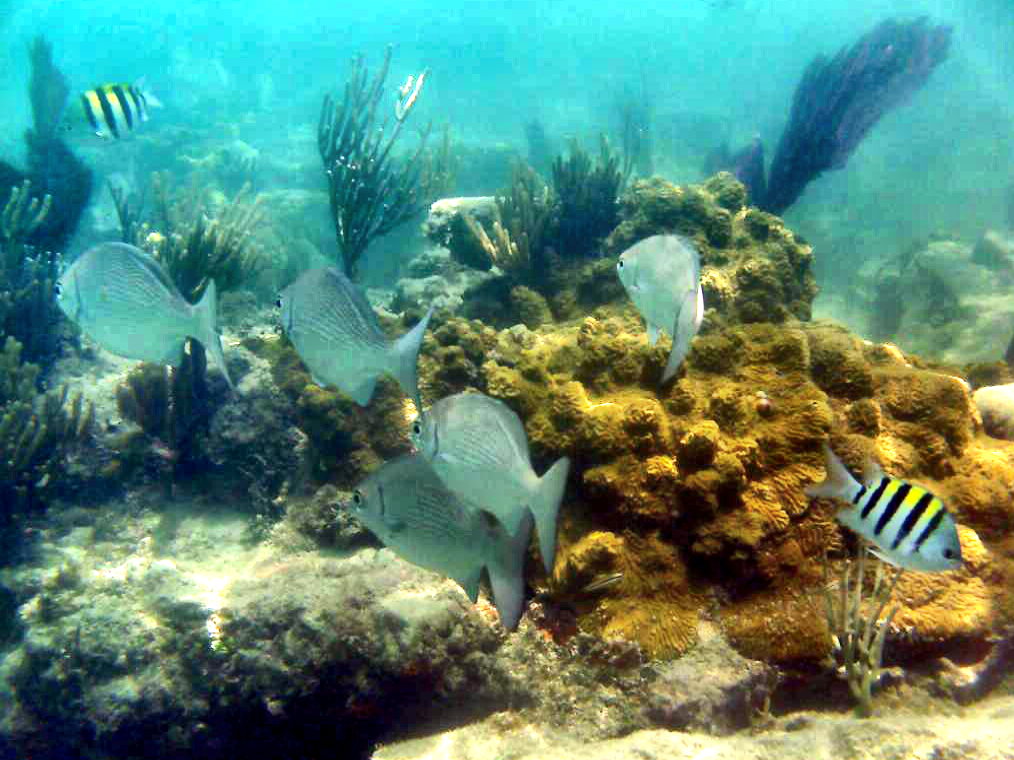
#> input picture Second semester/digital image processing/HW1_DIP_w2023/imgs/org.png, 2027 x 1520 px, found by its file name (shown at 1/2 size)
$ jupyter execute --allow-errors tests.ipynb
#> lines starting #> are read from the running program, lines starting #| are printed output that depends on the picture
[cell 1]
import cv2
import glob
import matplotlib.pyplot as plt
import numpy as np

[cell 2]
# [29 lines of commented-out code are left out]

def match_histograms(src, ref):
    src_lookup = src.reshape(-1)
    src_counts = np.bincount(src_lookup)
    tmpl_counts = np.bincount(ref.reshape(-1))

    # omit values where the count was 0
    tmpl_values = np.nonzero(tmpl_counts)[0]
    tmpl_counts = tmpl_counts[tmpl_values]

    src_cdf = np.cumsum(src_counts) / src.size

    ref_cdf = np.cumsum(tmpl_counts) / ref.size

    interp_a_values = np.interp(src_cdf, ref_cdf, np.arange(256))
    return interp_a_values[src.ravel()].reshape(src.shape).astype(np.uint8)

[cell 3]
files = ['org.png', 'noisy_1.jpg', 'noisy_2.jpg', 'noisy_3.jpg']
images = [cv2.resize(cv2.cvtColor(cv2.imread(file), cv2.COLOR_BGR2GRAY), (512, 512), interpolation = cv2.INTER_AREA)\
           for file in files]
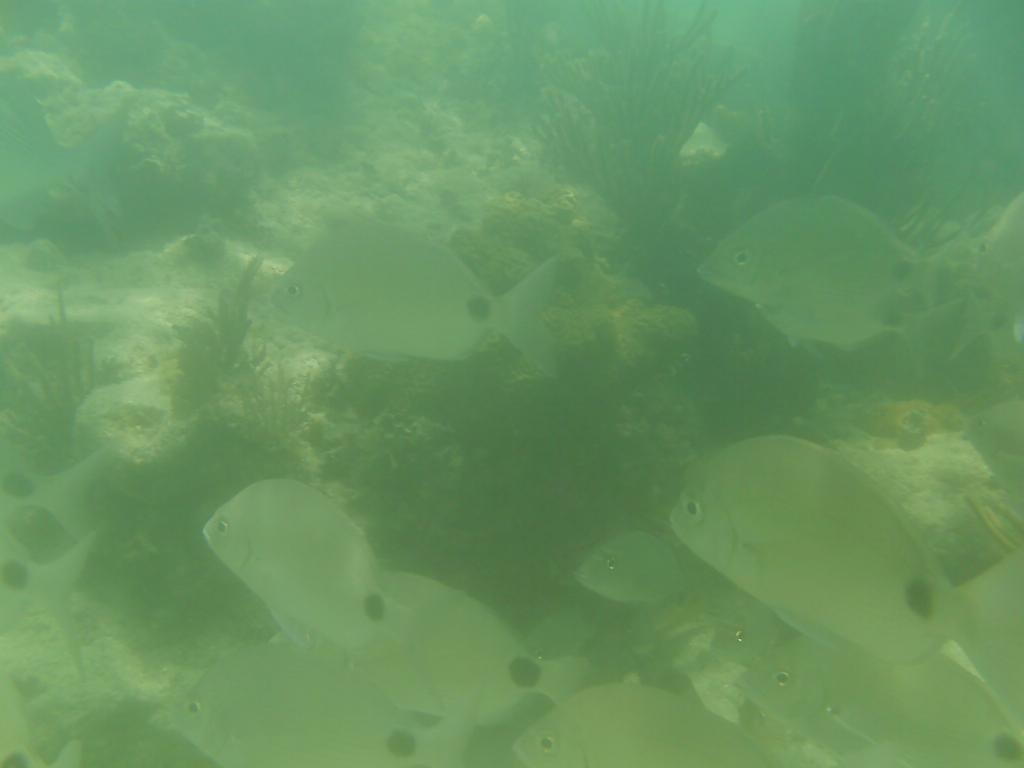
#> input picture Second semester/digital image processing/HW1_DIP_w2023/imgs/noisy_1.jpg, 1024 x 768 px, found by its file name
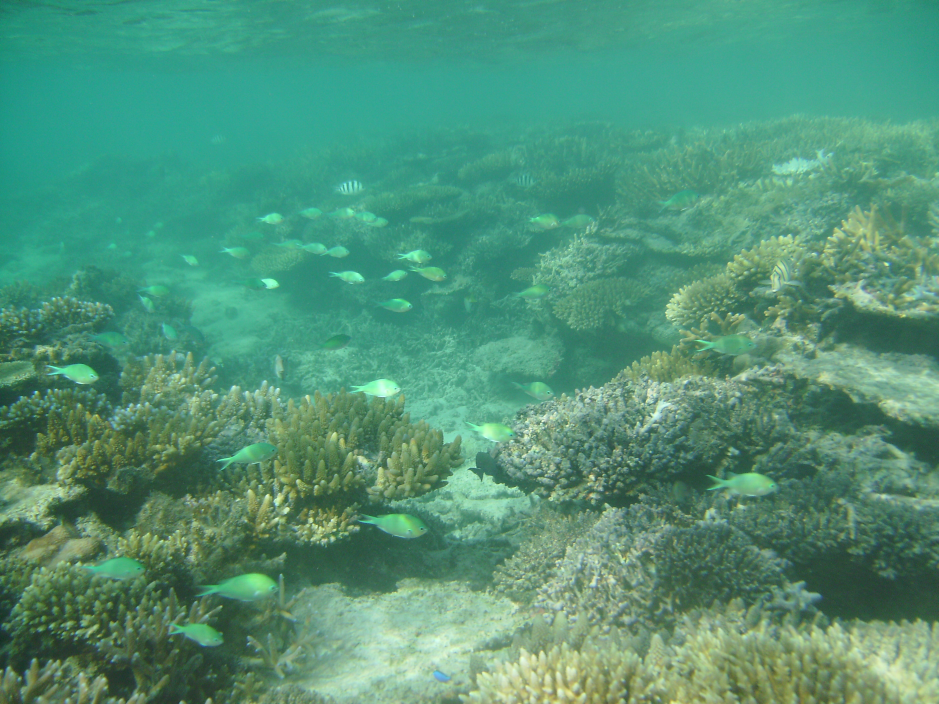
#> input picture Second semester/digital image processing/HW1_DIP_w2023/imgs/noisy_2.jpg, 2816 x 2112 px, found by its file name (shown at 1/3 size)
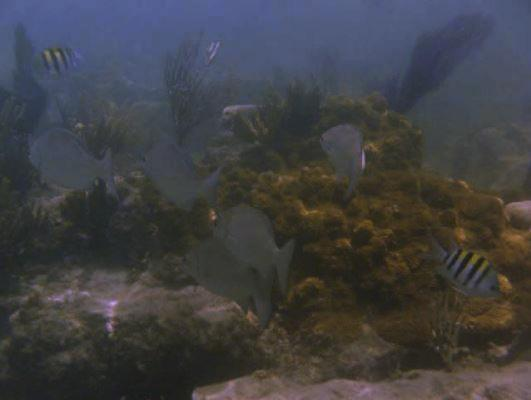
#> input picture Second semester/digital image processing/HW1_DIP_w2023/imgs/noisy_3.jpg, 531 x 400 px, found by its file name
#> images = 4 items

fig, axs = plt.subplots(2, 3, figsize=(10, 6))
axs[0, 0].imshow(images[0], cmap='gray')
axs[0, 1].imshow(images[1], cmap='gray')
org_vs_noisy1 = match_histograms(images[1], images[0])
#> in match_histograms, `src_counts = np.bincount(src_lookup)`: src_counts = 187 values, max 9351 at index 136, min 0 at index 0, mean 1401.8
#> in match_histograms, `tmpl_counts = np.bincount(ref.reshape(-1))`: tmpl_counts = 256 values, max 2323 at index 176, min 155 at index 235, mean 1024
#> in match_histograms, `tmpl_values = np.nonzero(tmpl_counts)[0]`: tmpl_values = 256 values from 0 to 255
#> in match_histograms, `src_cdf = np.cumsum(src_counts) / src.size`: src_cdf = 187 values from 0 to 1
#> in match_histograms, `ref_cdf = np.cumsum(tmpl_counts) / ref.size`: ref_cdf = 256 values from 0.00106 to 1
#> in match_histograms, `interp_a_values = np.interp(src_cdf, ref_cdf, np.arange(256))`: interp_a_values = 187 values from 0 to 255
#> in match_histograms, `return interp_a_values[src.ravel()].reshape(src.shape).astype(np.uint8)`:
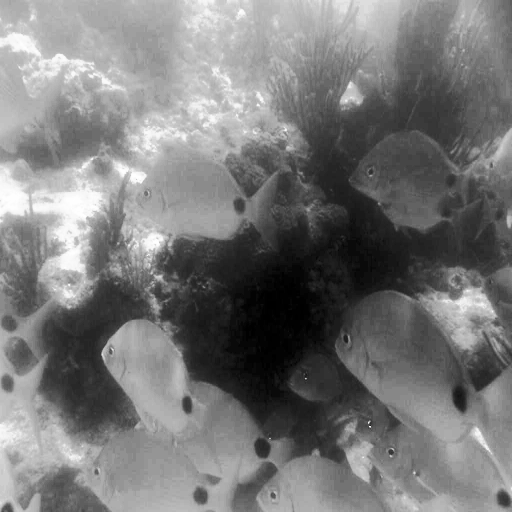
#> returned value: shape (512, 512); min 0, max 255, mean 120.1
org_vs_noisy1 = np.divide(org_vs_noisy1, 255)
axs[0, 2].imshow(org_vs_noisy1, cmap='gray')

files = ['org.png', 'noisy_1.jpg', 'noisy_2.jpg', 'noisy_3.jpg']
images = [cv2.resize(cv2.cvtColor(cv2.imread(file), cv2.COLOR_BGR2RGB), (512, 512), interpolation = cv2.INTER_AREA)\
           for file in files]

axs[1, 0].imshow(images[0])
axs[1, 1].imshow(images[1])
org_vs_noisy1 = match_histograms(images[1], images[0])
#> in match_histograms (call 2), `src_counts = np.bincount(src_lookup)`: src_counts = 205 values, max 13792 at index 92, min 0 at index 0, mean 3836.3
#> in match_histograms (call 2), `tmpl_counts = np.bincount(ref.reshape(-1))`: tmpl_counts = 256 values, max 11335 at index 0, min 1269 at index 250, mean 3072
#> in match_histograms (call 2), `src_cdf = np.cumsum(src_counts) / src.size`: src_cdf = 205 values from 0 to 1
#> in match_histograms (call 2), `ref_cdf = np.cumsum(tmpl_counts) / ref.size`: ref_cdf = 256 values from 0.0144 to 1
#> in match_histograms (call 2), `interp_a_values = np.interp(src_cdf, ref_cdf, np.arange(256))`: interp_a_values = 205 values from 0 to 255
#> in match_histograms (call 2), `return interp_a_values[src.ravel()].reshape(src.shape).astype(np.uint8)`:
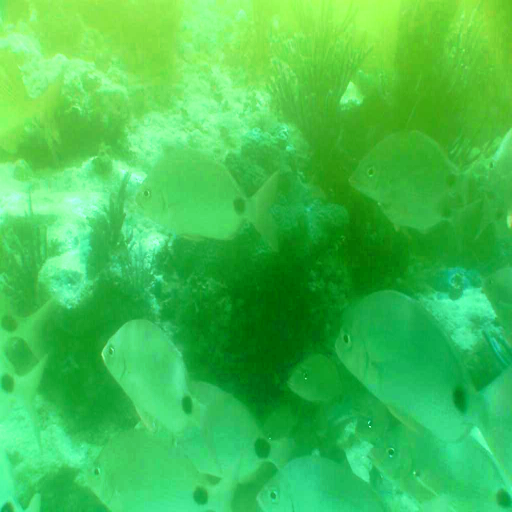
#> returned value: shape (512, 512, 3); mean of channels 0, 1, 2 80.4, 194.7, 65.5; drawn as B, G, R
org_vs_noisy1 = np.divide(org_vs_noisy1, 255)
#> org_vs_noisy1: shape (512, 512, 3) float64
axs[1, 2].imshow(org_vs_noisy1)

plt.setp(axs, xticks=[], yticks=[])
plt.show()
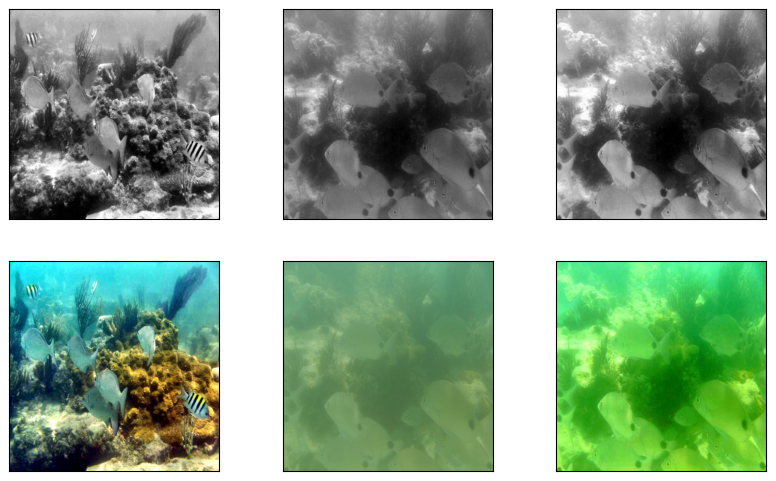
#> figure drawn by matplotlib, 6 panels

[cell 4]
files = ['org.png', 'noisy_1.jpg', 'noisy_2.jpg', 'noisy_3.jpg']
images = [cv2.imread(file) for file in files]
CDFs = []
M = N = 512
L = 255

for fname, im in zip(files, images):
    print(f"\033[93m{fname}:\033[0m")
    resized = cv2.resize(im, (M, N), interpolation = cv2.INTER_AREA)
    print(f"Original image size: {im.shape}")
    print(f"Resized image size: {resized.shape}")
    vals = resized.mean(axis=2).flatten()
    # cv2.imshow("Resized image", resized)
    # cv2.waitKey(0)
    # cv2.destroyAllWindows()

    fig2, ax2 = plt.subplots()
    b, bins, patches = ax2.hist(vals, 255, label="histogram bins")
    CDFs.append(np.cumsum(b)/(M*N))
    CDF_scaled = CDFs[-1] * np.max(b) / CDFs[-1].max()

    ax2.plot(range(255), CDF_scaled, label="CDF")
    ax2.set_xlim([0, 255])
    ax2.set_title(f"Histogram of {fname}")
    ax2.legend()
    plt.show()

    fig, ax = plt.subplots()
    ax.plot(range(255), CDFs[-1], label="CDF")
    ax.set_xlim([0, 255])
    ax.set_title(f"H(k)")
    ax.legend()
    plt.show()

    # Equalization
    transformed_intensity = [int(np.round((L-1) * CDFs[-1][i])) for i in range(len(CDFs[-1]))]
    equalized_hist = np.zeros(255)
    im_map = im

    for i in range(255):
        equalized_hist[transformed_intensity[i]] += b[i]
    # [4 lines of commented-out code are left out]
    fig3, ax3 = plt.subplots()
    ax3.stairs(equalized_hist, np.arange(0, 256, 1), fill=True)
    plt.show()
#> this loop made 4 passes
#> fname on passes 1 to 4: 'org.png', 'noisy_1.jpg', 'noisy_2.jpg', 'noisy_3.jpg'
#| [93morg.png:[0m
#| Original image size: (1520, 2027, 3)
#| Resized image size: (512, 512, 3)
#| [93mnoisy_1.jpg:[0m
#| Original image size: (768, 1024, 3)
#| Resized image size: (512, 512, 3)
#| [93mnoisy_2.jpg:[0m
#| Original image size: (2112, 2816, 3)
#| Resized image size: (512, 512, 3)
#| [93mnoisy_3.jpg:[0m
#> (further printed lines are left out)
#> pass 1, `resized = cv2.resize(im, (M, N), interpolation = cv2.INTER_AREA)`:
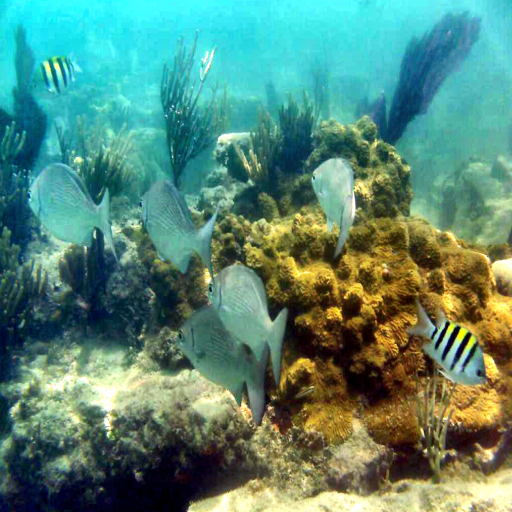
#> resized: shape (512, 512, 3); mean B, G, R 116.9, 135.5, 87.3
#> pass 1, `plt.show()`:
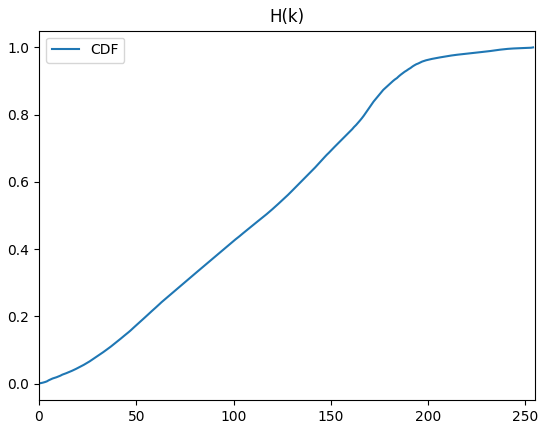
#> figure drawn by matplotlib, 1 panel; curve peaks at x = 254, y = 1
#> pass 1, `plt.show()`:
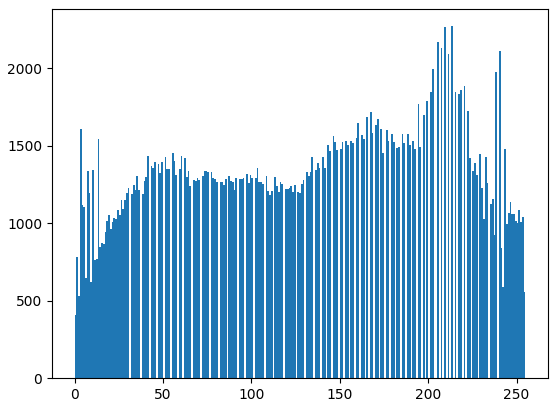
#> figure drawn by matplotlib, 1 panel
#> pass 3, `resized = cv2.resize(im, (M, N), interpolation = cv2.INTER_AREA)`:
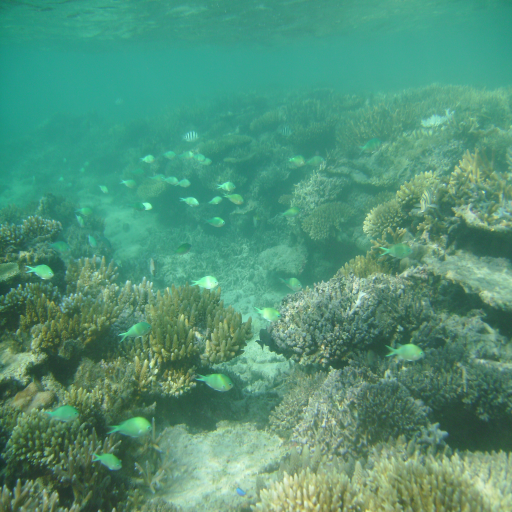
#> resized: shape (512, 512, 3); mean B, G, R 119.5, 147.6, 81.2
#> after the loop, CDFs = 4 items
